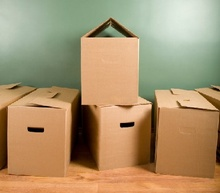
%> input picture ImageProcessing/img05.jpg, 220 x 193 px, shrunk from 400 x 350 before the run
$ octave main.m   (GNU Octave 9; MATLAB toolbox functions it lacks are replaced by stand-ins)
%> lines starting %> are read from the running program, lines starting %| are printed output that depends on the picture
%> further down, img0 is the input picture: size 193x220x3 uint8; mean R, G, B 171.7, 147.3, 110.1
### ImageProcessing/myImageFilter.m
% References:
% https://en.wikipedia.org/wiki/Kernel_(image_processing)
% http://www.songho.ca/dsp/convolution/convolution.html

% Applying the convolution algorithm
% for each image row in input image:
%    for each pixel in image row:
%       set accumulator to zero
%       for each kernel row in kernel:
%          for each element in kernel row:
%             if element position  corresponding* to pixel position then
%                multiply element value  corresponding* to pixel value
%                add result to accumulator
%             endif
%       set output image pixel to accumulator

% reads image0 convolutes with filter h and returns the filtered image
function img1 = myImageFilter(img0,h)

% converts the intensity image I to single
img0 = im2single(img0);
%> img0: size 193x220x3 single
h = im2single(h);

% get the size of the input image
[inpRows, inpCols]=size(img0);
%> inpRows = 193; inpCols = 660

% Get the center of the kernel
[hRows, hCols] = size(h);
centerHX = floor(hRows/2);
centerHY = floor(hCols/2);

% create output image matrix of the dimensions of the input image
img1 = zeros(inpRows, inpCols);

for i=1 : inpRows
    for j=1 : inpCols
        % initialize the value that will hold the weighted sum
        sum = 0;
        for k=1:hRows
              kPrime = hRows - k;
            for l=1:hCols
                lPrime = hCols - l;
                % index of input signal, used for checking boundary
                iPrime = i + (k - centerHX);
                jPrime = j + (l - centerHY);
                % Out-of-bound values will not be considered
                if ((iPrime >= 1 && iPrime < inpRows) && (jPrime >= 1 && jPrime < inpCols) && (kPrime>0) && (lPrime>0))
                    sum = sum + (img0(iPrime,jPrime)* h(kPrime,lPrime));
                end
            end
            img1(i,j) = sum;
        end
    end
end
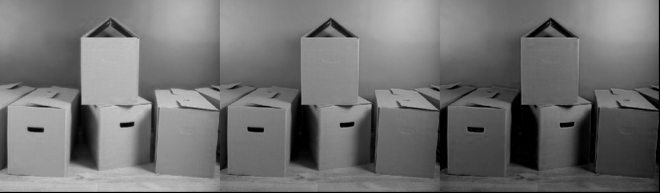
%> img1: size 193x660 double; min 0, max 0.795, mean 0.445

### ImageProcessing/myEdgeFilter.m
% References:
% http://angeljohnsy.blogspot.com/2011/12/sobel-edge-detection.html
% http://www.peterkovesi.com/matlabfns/Spatial/canny.m

function [Im, Io, Ix, Iy] = myEdgeFilter(img, sigma)

  h = fspecial('gaussian',[3 3],sigma);
  img = myImageFilter(img,h);
%> after the loop in myImageFilter (call 2), `for i=1 : inpRows`:
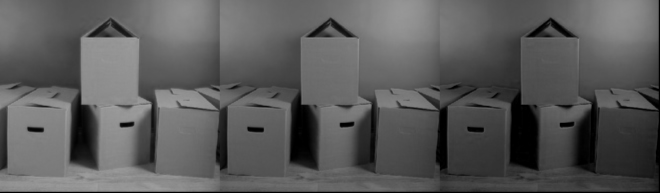
%> img1: size 193x660 double; min 0, max 0.632, mean 0.355

  filterX = [-1,0,1;-2,0,2;-1,0,1];
  filterY = [1,2,1;0,0,0;-1,-2,-1];

  Ix = myImageFilter(img,filterX);
%> call 3 of myImageFilter, with h = [-1 0 1; -2 0 2; -1 0 1]
%> after the loop in myImageFilter (call 3), `for i=1 : inpRows`:
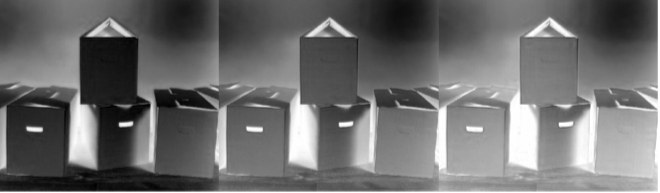
%> img1: size 193x660 double; min -1.88, max 0, mean -1.06; drawn with min black and max white
  Iy = myImageFilter(img,filterY);
%> call 4 of myImageFilter, with h = [1 2 1; 0 0 0; -1 -2 -1]
%> after the loop in myImageFilter (call 4), `for i=1 : inpRows`:
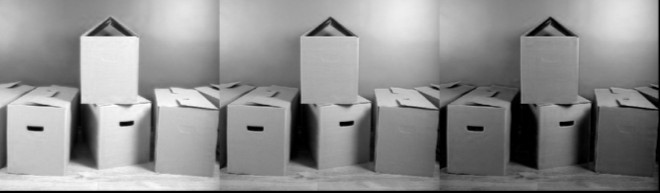
%> img1: size 193x660 double; min 0, max 1.9, mean 1.06; drawn with min black and max white

  % Calculate image orientation
    Io = atan2(-Iy, Ix);
    Io(Io<0) = Io(Io<0)+pi;
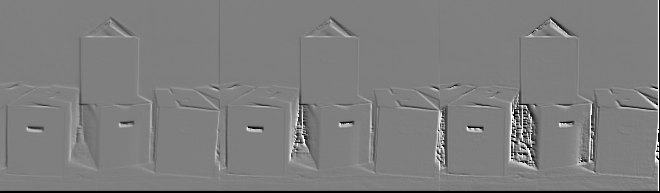
%> Io: size 193x660 double; min 0, max 1.57, mean 0.777; drawn with min black and max white
    Io = Io*180/pi;

  % Calculate Im
    Im = Ix + Iy;

   % sharpen image with radius 1
   Im = imsharpen(Im, 'Radius',1,'Amount',5);
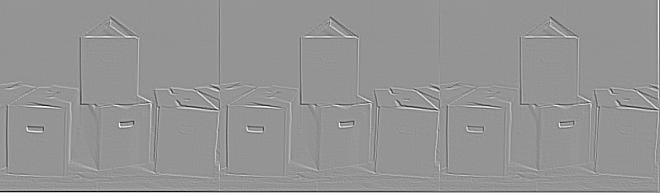
%> Im: size 193x660 double; min -3.41, max 2.44, mean -0.00407; drawn with min black and max white

### ImageProcessing/myHarrisCorner.m
% References:
% http://docs.opencv.org/2.4/doc/tutorials/features2d/trackingmotion/harris_detector/harris_detector.html
% http://slazebni.cs.illinois.edu/spring16/harris.m

function [R] = myHarrisCorner(Ix,Iy,Threshold)

k = 0.04;
sigma = 3;
h = fspecial('gaussian',[3 3],0.5);

[x2, y2] = meshgrid(-sigma:sigma, -sigma:sigma);
Fx = x2 .* exp(-(x2 .^ 2 + y2.^ 2) / (2 * sigma ^ 2));
Fy = y2 .* exp(-(x2 .^ 2 + y2 .^ 2) / (2 * sigma ^ 2));

Ix = myImageFilter(Ix, Fx);
Iy = myImageFilter(Iy, Fy);

% Calculate Ix2, Iy2, Ixy and smoothen them with gaussian filter
Ix2 = myImageFilter(Ix .^ 2,h);
Iy2 = myImageFilter(Iy .^ 2,h);
Ixy = myImageFilter(Ix .* Iy,h);

R0 = (Ix2.*Iy2 - Ixy.^2) - k*(Ix2 + Iy2).^2;
R = zeros(size(R0));

[rows,cols] = size(R0);

for i=1:rows
     for j=1:cols
        value = R0(i,j);
        if value > Threshold
              R(i,j) = R0(i,j);
        end
     end
end

% nonmax suppression
% radius = 3;
% suppress = ordfilt2(R0, radius,ones(3,3),true);
X = imdilate(R, [1 1 1; 1 0 1; 1 1 1]);
R = R > X;
% circle( dst_norm_scaled, Point( i, j ), 5,  Scalar(0), 2, 8, 0 );
% figure, imshow(I);
% figure, imshow(output)
imwrite(R,'imgCorner.png')

### ImageProcessing/main.m

% Read the image
img0 = imread('img05.jpg');
h = fspecial('gaussian',[3 3],0.5);

% constants
k = 0.04;
e = 2.71828;
Threshold = 5*e - 4;
sigma = 3;

% Image filter
img0 = myImageFilter(img0,h);
imwrite(img0, 'image_filter_out_05.png');

% edge detector
[Im, Io, Ix, Iy] = myEdgeFilter(img0, 0.5);
imwrite(Im, 'edge_filter_out_05.png');
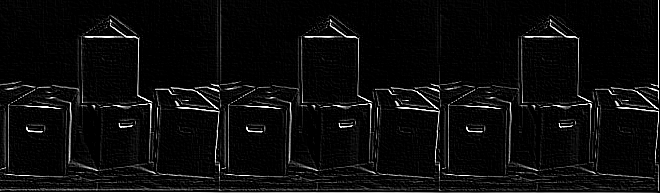
%> saved as edge_filter_out_05.png: size 193x660 uint8; min 0, max 255, mean 12.6

% Corner detector
cornerness = myHarrisCorner(Ix,Iy,Threshold);
%> (the run ends here)
